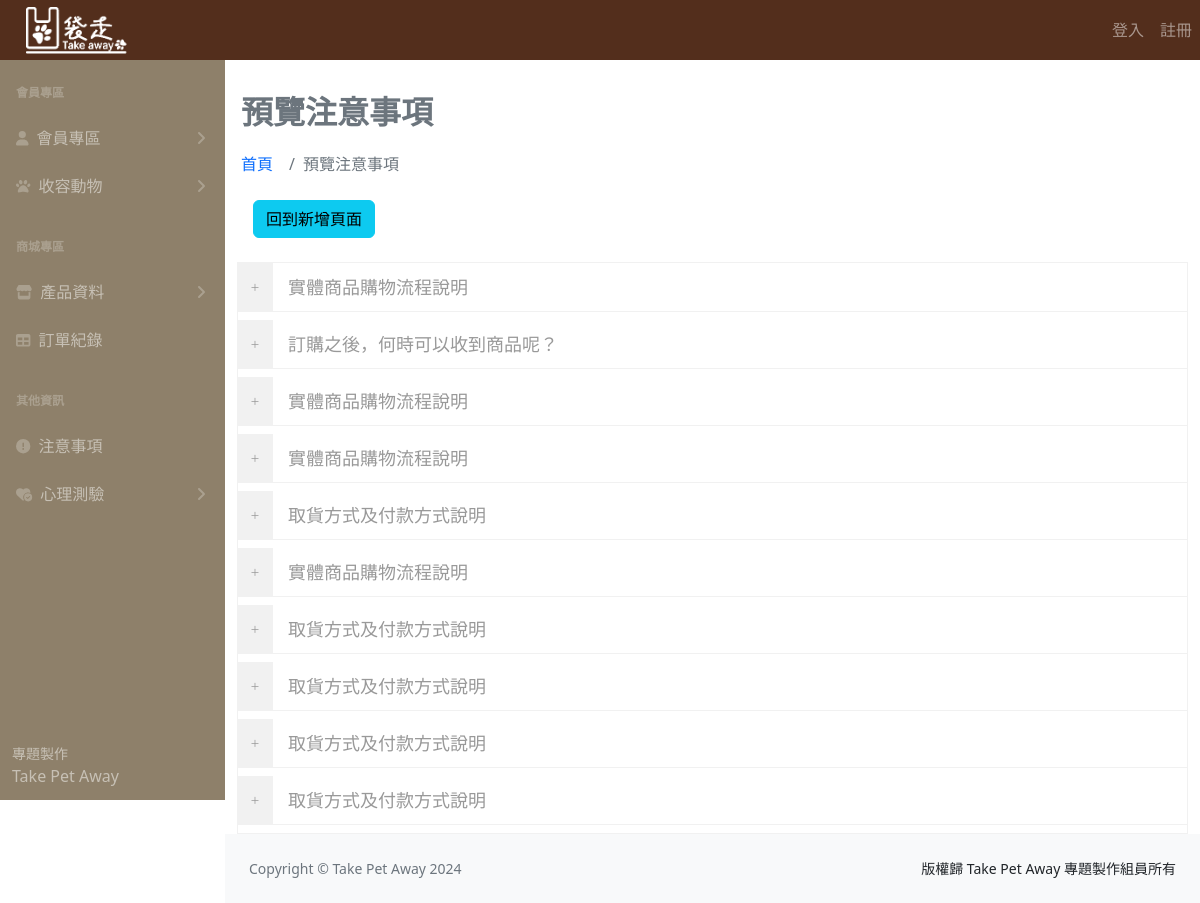
/faq_index.php, run on an earlier commit of the app's database.
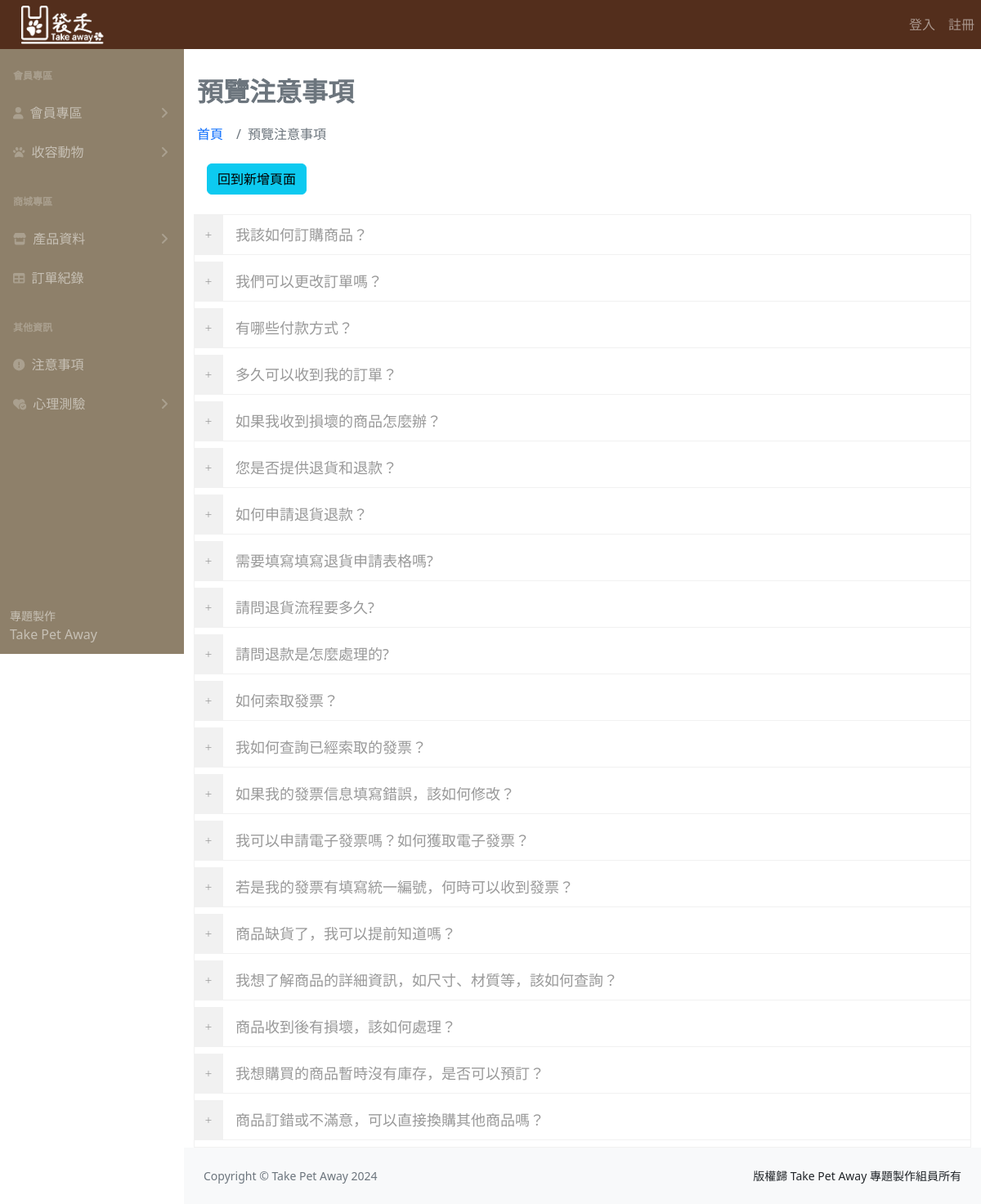
And on a later commit of the database.
### tables this page shows
CREATE TABLE `faq_shopinfo` (
  `question_id` int(11) NOT NULL,
  `main_question` varchar(60) NOT NULL,
  `small_question` varchar(60) NOT NULL,
  `faq_answer` text NOT NULL
);

### faq_index.php (the view, shortened to what this page needs)
<?php
$conn = new PDO("mysql:host=localhost:3306;dbname=take_pet_away", "root", "admin");
$sql = "SELECT * FROM faq_shopinfo";
$statement = $conn->prepare($sql);
$statement->execute();
$faqs = $statement->fetchAll();
?>
<link rel="stylesheet" type="text/css" href="css/bootstrap.css" />
<link rel="stylesheet" type="text/css" href="font-awesome/css/font-awesome.css" />
<?php include __DIR__ . '/parts/1_head.php' ?>
<?php include __DIR__ . '/parts/2_nav.php' ?>
<?php include __DIR__ . '/parts/3_side_nav.php' ?>
<h1 class="mt-4 ml-3 fw-bold lh-lg text-secondary fs-2">預覽注意事項</h1>
<ol class="breadcrumb mb-4 ml-3">
	<li class="breadcrumb-item"><a href="index_.php">首頁</a></li>
	<li class="breadcrumb-item active">預覽注意事項</li>
</ol>
<div class="container">
	<a href="faq_add.php" class="btn btn-info ml-3">回到新增頁面</a>
	<div class="row">
		<div class="col-md-12 accordion_one">
			<div class="panel-group mt-4">
				<?php foreach ($faqs as $faq) : ?>
					<div class="panel panel-default">
						<div class="panel-heading">
							<h4 class="panel-title">
								<a data-toggle="collapse" data-parent="#accordion_oneLeft" href="#faq-<?php echo $faq['question_id']; ?>" aria-expanded="false" class="collapsed">
									<?php echo $faq['small_question']; ?>
								</a>
							</h4>
						</div>
					</div>
				<?php endforeach; ?>
			</div>
		</div>
	</div>
</div>
<?php include __DIR__ . '/parts/4_footer.php' ?>
<?php include __DIR__ . '/parts/6_foot.php' ?>

### parts/1_head.php (shortened to what this page needs)
<!DOCTYPE html>
<html lang="en">
<head>
    <link href="css/styles.css" rel="stylesheet" />
    <link href="css/styles.css" rel="stylesheet" />
</head>
<body class="sb-nav-fixed">

### parts/2_nav.php (shortened to what this page needs)
<nav class=" sb-topnav navbar navbar-expand navbar-dark bg-dark" style="height: 60px;">
  <a class="navbar-brand ps-3" href="index_.php">
    <img src="logo.png" style="width:50%; margin-left:10px" class="mt-3 mb-2" alt="">
  </a>
  <div class="collapse navbar-collapse" id="navbarSupportedContent">
    <ul class="navbar-nav mb-2 mb-lg-0">
      <?php if (isset($_SESSION['user'])) : ?>
        <li class="nav-item">
          <a class="nav-link"><?= $_SESSION['user']['name'] ?></a>
        </li>
        <li class="nav-item">
          <a class="nav-link" href="logout.php">登出</a>
        </li>
      <?php else : ?>
        <li class="nav-item">
          <a class="nav-link" href="login.php">登入</a>
        </li>
        <li class="nav-item">
          <a class="nav-link" href="register.php">註冊</a>
        </li>
      <?php endif ?>
    </ul>
  </div>
</nav>

### parts/3_side_nav.php (shortened to what this page needs)
<div id="layoutSidenav">
  <div id="layoutSidenav_nav">
    <nav class="sb-sidenav accordion sb-sidenav-dark" id="sidenavAccordion">
      <div class="sb-sidenav-menu">
        <div class="nav">
          <div class="sb-sidenav-menu-heading">會員專區</div>
          <a class="nav-link collapsed" href="#" data-bs-toggle="collapse" data-bs-target="#collapsePagesUser" aria-expanded="false" aria-controls="collapsePagesUser" onclick="toggleCollapse('collapsePagesUser')">
            <div class="sb-nav-link-icon">
              <i class="fa-solid fa-user"></i>
            </div>
            會員專區
            <div class="sb-sidenav-collapse-arrow">
              <i class="fas fa-angle-down"></i>
            </div>
          </a>
          <a class="nav-link collapsed" href="#" data-bs-toggle="collapse" data-bs-target="#collapsePagesAnimal" aria-expanded="false" aria-controls="collapsePagesAnimal" onclick="toggleCollapse('collapsePagesAnimal')">
            <div class="sb-nav-link-icon">
              <i class="fa-solid fa-paw"></i>
            </div>
            收容動物
            <div class="sb-sidenav-collapse-arrow">
              <i class="fas fa-angle-down"></i>
            </div>
          </a>
          <div class="sb-sidenav-menu-heading">商城專區</div>
          <a class="nav-link collapsed" href="#" data-bs-toggle="collapse" data-bs-target="#collapsePagesShop" aria-expanded="false" aria-controls="collapsePagesShop" onclick="toggleCollapse('collapsePagesShop')">
            <div class="sb-nav-link-icon">
              <i class="fa-solid fa-store"></i>
            </div>
            產品資料
            <div class="sb-sidenav-collapse-arrow">
              <i class="fas fa-angle-down"></i>
            </div>
          </a>
          <a class="nav-link" href="order_history.php">
            <div class="sb-nav-link-icon"><i class="fas fa-table"></i></div>
            訂單紀錄
          </a>
          <div class="sb-sidenav-menu-heading">其他資訊</div>
          <a class="nav-link" href="faq_add.php">
            <div class="sb-nav-link-icon">
              <i class="fa-solid fa-circle-exclamation"></i>
            </div>
            注意事項
          </a>
          <a class="nav-link collapsed" href="#" data-bs-toggle="collapse" data-bs-target="#heartContentCollapse" aria-expanded="false" aria-controls="heartContentCollapse" onclick="toggleCollapse('heartContentCollapse')">
            <div class="sb-nav-link-icon">
              <i class="fa-solid fa-heart-circle-check"></i>
            </div>
            心理測驗
            <div class="sb-sidenav-collapse-arrow">
              <i class="fas fa-angle-down"></i>
            </div>
          </a>
        </div>
      </div>
      <div class="sb-sidenav-footer">
        <div class="small">專題製作</div>
        Take Pet Away
      </div>
    </nav>
  </div>
  <div id="layoutSidenav_content">

### parts/4_footer.php
<footer class="py-4 bg-light mt-auto">
          <div class="container-fluid px-4">
            <div
              class="d-flex align-items-center justify-content-between small"
            >
              <div class="text-muted">Copyright &copy; Take Pet Away 2024</div>
              <div>版權歸 Take Pet Away 專題製作組員所有</div>
            </div>
          </div>
        </footer>
      </div>
    </div>

### parts/1_head.php (style rules this page uses)
:root { --bs-dark-rgb: 83, 46, 28; }
.sb-sidenav-dark { background-color: #8E806A; }
.sb-sidenav-dark .sb-sidenav-footer { background-color: #8E806A; }
.row { --bs-gutter-x: 0rem; }

### faq_index.php (style rules this page uses)
.accordion_one .panel-group { border: 1px solid #f1f1f1; }
a:link { text-decoration: none }
.accordion_one .panel { background-color: transparent; box-shadow: none; border-bottom: 0px solid transparent; border-radius: 0; margin: 0 }
.accordion_one .panel-default { border: 0 }
h4 { font-size: 18px; line-height: 24px }
.accordion_one .panel .panel-heading a.collapsed { color: #999999; display: block; padding: 12px 30px; border-top: 0px }
.accordion_one .panel .panel-heading a { display: block; padding: 12px 30px; background: #fff; color: #313131; border-bottom: 1px solid #f1f1f1 }
.accordion_one .panel .panel-heading a.collapsed:after { content: "\2b"; color: #999999; background: #f1f1f1 }
.accordion_one .panel .panel-heading a:after, .accordion_one .panel .panel-heading a.collapsed:after { font-family: 'FontAwesome'; font-size: 15px; width: 36px; line-height: 48px; text-align: center; background: #F1F1F1; float: left; margin-left: -31px; margin-top: -12px; margin-right: 15px }
.accordion_one .panel .panel-heading a:after { content: "\2212" }
.accordion_one .panel .panel-heading a:after, .accordion_one .panel .panel-heading a.collapsed:after { font-family: 'FontAwesome'; font-size: 15px; width: 36px; height: 48px; line-height: 48px; text-align: center; background: #F1F1F1; float: left; margin-left: -31px; margin-top: -12px; margin-right: 15px }

What changed in the data, as far as the page shows it:
removed faq_shopinfo: small_question "實體商品購物流程說明"
removed faq_shopinfo: small_question "取貨方式及付款方式說明"
removed faq_shopinfo: small_question "取貨方式及付款方式說明"
removed faq_shopinfo: small_question "取貨方式及付款方式說明"
changed faq_shopinfo: small_question "實體商品購物流程說明" → "我該如何訂購商品？"
changed faq_shopinfo: small_question "訂購之後，何時可以收到商品呢？" → "我們可以更改訂單嗎？"
changed faq_shopinfo: small_question "實體商品購物流程說明" → "有哪些付款方式？"
changed faq_shopinfo: small_question "實體商品購物流程說明" → "多久可以收到我的訂單？"
changed faq_shopinfo: small_question "取貨方式及付款方式說明" → "如果我收到損壞的商品怎麼辦？"
added faq_shopinfo: small_question "您是否提供退貨和退款？"
changed faq_shopinfo: small_question "取貨方式及付款方式說明" → "如何申請退貨退款？"
added faq_shopinfo: small_question "需要填寫填寫退貨申請表格嗎?"
added faq_shopinfo: small_question "請問退貨流程要多久?"
added faq_shopinfo: small_question "請問退款是怎麼處理的?"
added faq_shopinfo: small_question "如何索取發票？"
added faq_shopinfo: small_question "我如何查詢已經索取的發票？"
added faq_shopinfo: small_question "如果我的發票信息填寫錯誤，該如何修改？"
added faq_shopinfo: small_question "我可以申請電子發票嗎？如何獲取電子發票？"
added faq_shopinfo: small_question "若是我的發票有填寫統一編號，何時可以收到發票？"
added faq_shopinfo: small_question "商品缺貨了，我可以提前知道嗎？"
added faq_shopinfo: small_question "我想了解商品的詳細資訊，如尺寸、材質等，該如何查詢？"
added faq_shopinfo: small_question "商品收到後有損壞，該如何處理？"
added faq_shopinfo: small_question "我想購買的商品暫時沒有庫存，是否可以預訂？"
added faq_shopinfo: small_question "商品訂錯或不滿意，可以直接換購其他商品嗎？"
